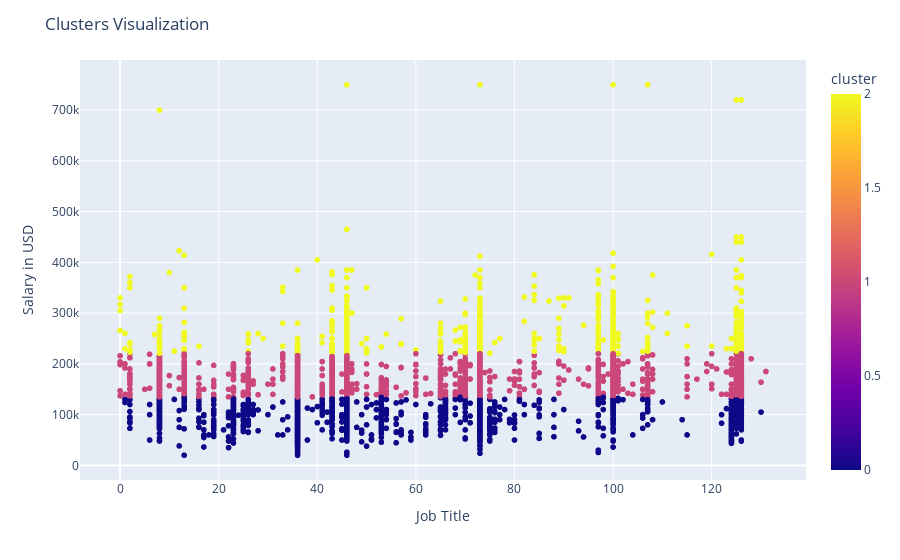

Notebook code for this chart:
### Code cell
import plotly.express as px

# Assuming that 'job_title' and 'salary_in_usd' are the features you want to plot
fig = px.scatter(df_country, x='job_title', y='salary_in_usd', color='cluster')

fig.update_layout(
    title="Clusters Visualization",
    xaxis_title="Job Title",
    yaxis_title="Salary in USD",
    legend_title="Cluster",
)

fig.show()

### Figure 1 — Plotly figure (JSON) as saved in the notebook; plotly's stock layout.template omitted (floating-point values rounded to 4 significant figures; data arrays with more than 128 entries replaced by an {"elided": "..."} marker saying what was removed)
{"data": [{"hovertemplate": "job_title=%{x}<br>salary_in_usd=%{y}<br>cluster=%{marker.color}<extra></extra>", "legendgroup": "", "marker": {"color": {"elided": "5354 int values"}, "coloraxis": "coloraxis", "symbol": "circle"}, "mode": "markers", "name": "", "showlegend": false, "type": "scattergl", "x": {"elided": "5354 int values"}, "xaxis": "x", "y": {"elided": "5354 int values"}, "yaxis": "y"}], "layout": {"coloraxis": {"colorbar": {"title": {"text": "cluster"}}, "colorscale": [[0, "#0d0887"], [0.1111, "#46039f"], [0.2222, "#7201a8"], [0.3333, "#9c179e"], [0.4444, "#bd3786"], [0.5556, "#d8576b"], [0.6667, "#ed7953"], [0.7778, "#fb9f3a"], [0.8889, "#fdca26"], [1, "#f0f921"]]}, "legend": {"title": {"text": "Cluster"}, "tracegroupgap": 0}, "margin": {"t": 60}, "title": {"text": "Clusters Visualization"}, "xaxis": {"anchor": "y", "domain": [0, 1], "title": {"text": "Job Title"}}, "yaxis": {"anchor": "x", "domain": [0, 1], "title": {"text": "Salary in USD"}}}}
